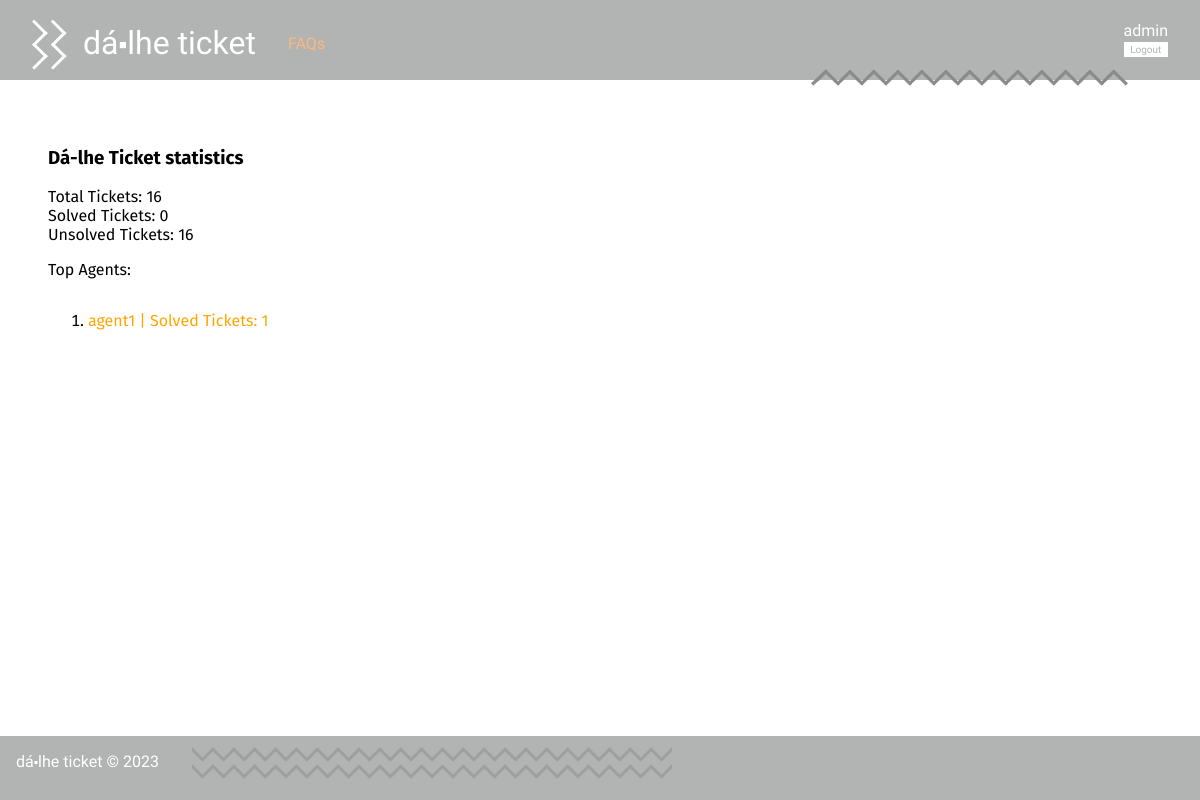
/pages/stats.php (signed in), run on an earlier commit of the app's database.
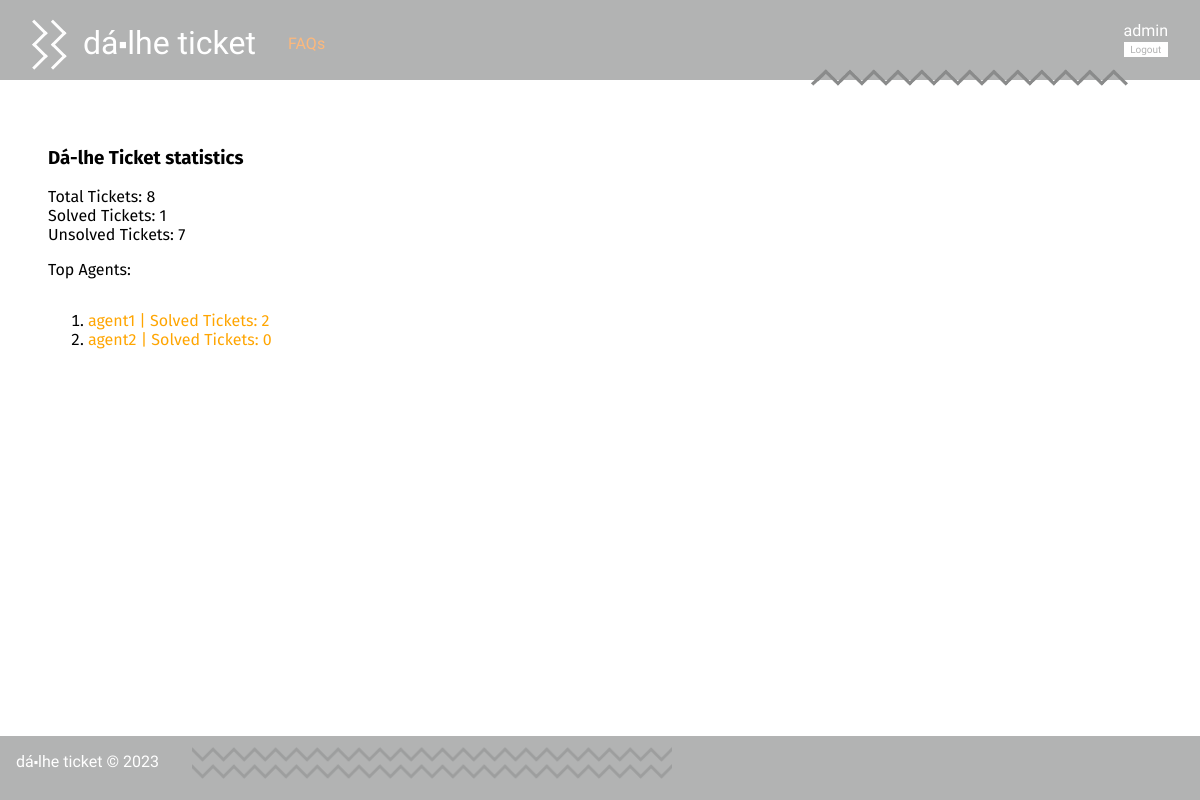
And on a later commit of the database.
### tables this page shows
CREATE TABLE User(
   name varchar(60) not null,
   username varchar(20) primary key,
   email varchar(60) not null,
   password varchar(40) not null,
   type varchar(5) not null, /*user, agent, admin*/
   department varchar(20)
, ticket_count integer default 0, closed_tickets integer default 0);

### pages/stats.php (called while the page is built, shortened)
<?php
    require_once(__DIR__ . '/../database/user.class.php');
    require_once(__DIR__ . '/../templates/common.tpl.php');
    require_once(__DIR__ . '/../templates/stats.tpl.php');
    drawGeneralStats();
    drawTopAgents();
?>

### database/ticket.class.php (called while the page is built, shortened)
<?php
class Ticket {
    static public function countUnsolvedTickets(PDO $db) : int {
        $stmt = $db->prepare('SELECT count(*) AS count FROM Ticket WHERE status = "Unsolved"');
        $stmt->execute();
        return intval($stmt->fetchAll()[0]['count']);
    }
    static public function countSolvedTickets(PDO $db) : int {
        $stmt = $db->prepare('SELECT count(*) AS count FROM Ticket WHERE status = "Solved"');
        $stmt->execute();
        return intval($stmt->fetchAll()[0]['count']);
    }
}
?>

### database/user.class.php (called while the page is built, shortened)
<?php
class User{
  public function __construct(string $name, string $username, string $email, string $type, string $department, int $ticket_count, int $closed_tickets){
    $this->username = $username;
    $this->closed_tickets = $closed_tickets;
  }
  static public function getTopAgents(PDO $db) : array {
    $stmt = $db->prepare('SELECT * FROM User WHERE type = "agent" ORDER BY closed_tickets DESC LIMIT 10');
    $stmt->execute();
    $agents = array();
    while ($agent = $stmt->fetch()) {
      $agents[] = new User(
        $agent['name'],
        $agent['username'],
        $agent['email'],
        $agent['type'],
        $agent['department'],
        intval($agent['ticket_count']),
        intval($agent['closed_tickets'])
      );
    }
    return $agents;
  }
}
?>

### templates/stats.tpl.php (the view, shortened to what this page needs)
<?php
    require_once(__DIR__ . '/../database/ticket.class.php');
    require_once(__DIR__ . '/../database/user.class.php');
    $db = getDatabaseConnection();
    function drawGeneralStats() : void {
        global $db;
        $unsolved = Ticket::countUnsolvedTickets($db);
        $solved = Ticket::countSolvedTickets($db);
        $total = $solved + $unsolved;
?>
<h3>Dá-lhe Ticket statistics</h3>
Total Tickets: <?= $total ?><br>
Solved Tickets: <?= $solved ?><br>
Unsolved Tickets: <?= $unsolved ?><br>
<?php
    }
    function drawTopAgents() : void {
        global $db;
        $agents = User::getTopAgents($db);
?>
    <p> Top Agents: </p>
    <ol>
<?php
    foreach ($agents as $agent) {
?>
    <li>
        <a href="../pages/profile.php?username=<?= $agent->username ?>"><?= $agent->username ?> | Solved Tickets: <?= $agent->closed_tickets ?></a>
    </li>
<?php
    }
?>
    </ol>
<?php
    }
?>

What changed in the data, as far as the page shows it:
changed user "agent1": closed_tickets "1" → "2"
now on this page (row edited): user: username "agent2", closed_tickets "0"
Also different on the page:
$total: "16" → "8"
$solved: "0" → "1"
$unsolved: "16" → "7"
